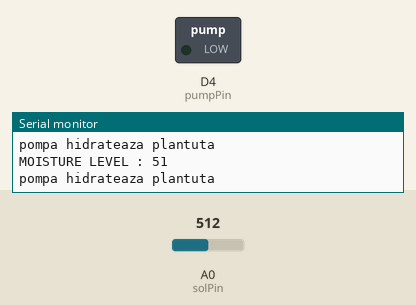
Recording of a sketch running on a simulated ESP8266 (NodeMCU). Parts: switched loads named in the sketch (green lamp = pin HIGH), the last lines printed to the serial monitor. The test bench sets the inputs (shaded band); at power-on: A0 (solPin) = 512. WiFi joins after 1.5 s; servers stay silent unless stated.

Above: at 2.7 s.
2.8 s: A0 (solPin) set to 490
At 4.7 s:
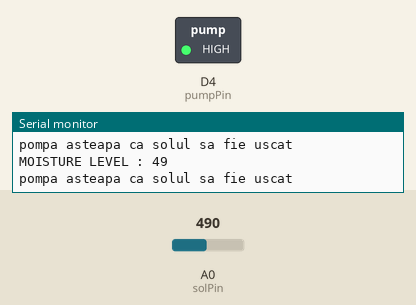
5.0 s: A0 (solPin) set to 511
At 6.4 s:
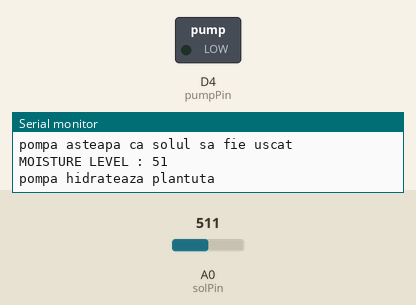
7.0 s: A0 (solPin) set to 306
At 8.0 s:
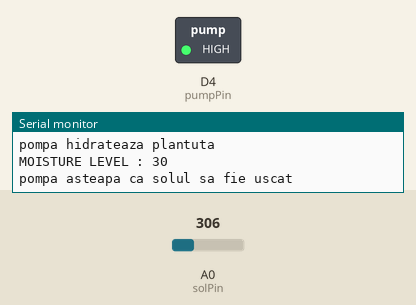
Timing chart, 0 to 10.0 s (numbered marks = the images above; inputs shaded):
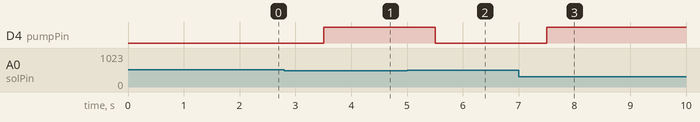

Measured:
- the behaviour switches between 500 and 499 on A0 (solPin) (found by bisection; images 0 and 1)
- after the input at 2.8 s, D4 (pumpPin): LOW → HIGH after 0.71 s
- after the input at 5.0 s, D4 (pumpPin): HIGH → LOW after 0.51 s
- after the input at 7.0 s, D4 (pumpPin): LOW → HIGH after 0.51 s

The sketch:

watering_system.ino
```cpp
//includerea bibliotecilor
#include <ESP8266WiFi.h> //biblioteca WiFi pentru ESP8266
#include <ESP8266WebServer.h> //biblioteca pentru crearea serverului web

//configurarea variabilelor pentru conexiunea wifi
#define ssid "sSiD"
#define password "pAsSwOrD"

ESP8266WebServer server(80); //declararea obiectului global pentru a-l putea accesa ulterior

//configurarea pinilor
const int pumpPin = D4; //pinul D4 pentru pompa
const int solPin = A0; //pinul A3 pentru senzorul de umiditate a solului
int value = 0;

void setup() {
  pinMode(pumpPin, OUTPUT); //seteaza pinul pompei ca fiind unul output

  WiFi.mode(WIFI_OFF);

  Serial.begin(9600);

  Serial.print("Connecting to ");
  Serial.print(ssid);

  //configurarea wifiului
  WiFi.begin(ssid, password); //conectarea la wifi
  IPAddress ip(192,168,43,205);
  IPAddress gateway(192,168,43,1);
  IPAddress subnet(225,225,225,0);
  WiFi.config(ip, gateway, subnet);

  while(WiFi.status() != WL_CONNECTED){ //asteptarea realizarii conexiunii
      delay(500);
      Serial.print(".");
    }
  Serial.println("");
  Serial.println("WiFi connected");

  server.begin(); //pornirea serverului

  //cand are loc o cere HTTP catre una din aceste parti se va executa functia specifica
  server.on("/value", getValue); //API ul unde este valoarea umiditatii din sol
  server.on("/", indexHtml); //pagina principala trimisa de server
}

void loop(){
  server.handleClient(); //gestionarea cererilor HTTP

  Serial.print("MOISTURE LEVEL : ");
  value = analogRead(solPin);  //preluarea valorii de la senzor
  value = value/10;            //impartirea la 10 pentru a avea valori sub 100
  Serial.println(value);       // afisarea in serial

  if(value < 50){   // valorile sub 50 indica un sol umed, iar cele mai mari ca 50 unul uscat
    digitalWrite(pumpPin, HIGH); //mentine pompa oprita
    Serial.println("pompa asteapa ca solul sa fie uscat");
  }else{
    digitalWrite(pumpPin, LOW); //porneste pompa
    Serial.println("pompa hidrateaza plantuta");
  }
  delay(1000); //astepta o secunda
}

void getValue() { ///utilizarea metodei send pentru a trimite valoarea emisa de senzor
  server.send(200, "text/html", String(value));
}

void indexHtml() { //trimiterea html-ului care trebuie afisat de browser
    server.send(200, "text/html",
    "<!doctype html>\
     <html>\
        <head>\
            <meta charset='utf-8'/>\
            <title>Soil Moisture</title>\
            <meta name='viewport' content='width=device-width, initial-scale=1'>\
            <script src='https://cdnjs.cloudflare.com/ajax/libs/jquery/3.3.0/jquery.min.js' integrity='sha256-RTQy8VOmNlT6b2PIRur37p6JEBZUE7o8wPgMvu18MC4=' crossorigin='anonymous'></script>\
            <link rel='stylesheet' href='https://maxcdn.bootstrapcdn.com/bootstrap/4.0.0/css/bootstrap.min.css' integrity='sha384-Gn5384xqQ1aoWXA+058RXPxPg6fy4IWvTNh0E263XmFcJlSAwiGgFAW/dAiS6JXm' crossorigin='anonymous'>\
            <script src=\"https://code.jquery.com/jquery-3.2.1.min.js\"></script>\
            <style>\
               .gauge {\
                  width: 300px;\
                  height: 300px;\
                  display: inline-block;}\
               body{padding: 10px;}\
               button{margin:5px;}\
            </style>\
        </head>\
        <body>\
            <div class='container align-items-center justify-content-center'>\
                <div class='row justify-content-md-center'>\
                    <div class='col-12 col-md-auto'>\
                        <h2 class='text-center'>Soil Moisture</h2>\
                        <div class='alert ' role='alert' id='val'></div>\
                        <div id='gage1' class='gauge'></div>\
                    </div>\
               </div>\
               <div class='row justify-content-md-center'>\
                  <div class='col-12 col-md-auto'>\
                    <button onclick='update()' type='button' class='btn btn-primary btn-sm'>CLICK ME 4 UPDATE</button>\
                  </div>\
               </div>\
           </div>\
          <script src='https://cdnjs.cloudflare.com/ajax/libs/raphael/2.2.7/raphael.min.js' integrity='sha256-67By+NpOtm9ka1R6xpUefeGOY8kWWHHRAKlvaTJ7ONI=' crossorigin='anonymous'></script>\
          <script src='https://cdnjs.cloudflare.com/ajax/libs/justgage/1.2.9/justgage.min.js' integrity='sha256-nL2oTVCXGFtdu+pxt8QkObEXDFh0CVRkwLPIy04s8z0=' crossorigin='anonymous'></script>\
          <script src='https://rawgit.com/titratcristina/IoT/master/script.js'></script>\
     </body>\
  </html>");
}
```
